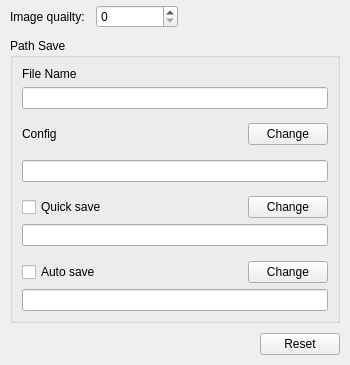
<?xml version="1.0" encoding="UTF-8"?>
<ui version="4.0">
 <class>TabOutput</class>
 <widget class="QWidget" name="TabOutput">
  <property name="geometry">
   <rect>
    <x>0</x>
    <y>0</y>
    <width>350</width>
    <height>365</height>
   </rect>
  </property>
  <property name="minimumSize">
   <size>
    <width>350</width>
    <height>360</height>
   </size>
  </property>
  <property name="windowTitle">
   <string>Form</string>
  </property>
  <layout class="QHBoxLayout" name="horizontalLayout_4">
   <property name="spacing">
    <number>0</number>
   </property>
   <property name="leftMargin">
    <number>0</number>
   </property>
   <property name="topMargin">
    <number>0</number>
   </property>
   <property name="rightMargin">
    <number>0</number>
   </property>
   <property name="bottomMargin">
    <number>0</number>
   </property>
   <item>
    <layout class="QGridLayout" name="gridLayout_2">
     <property name="leftMargin">
      <number>10</number>
     </property>
     <property name="topMargin">
      <number>5</number>
     </property>
     <property name="rightMargin">
      <number>10</number>
     </property>
     <property name="bottomMargin">
      <number>10</number>
     </property>
     <property name="spacing">
      <number>5</number>
     </property>
     <item row="0" column="0">
      <layout class="QHBoxLayout" name="horizontalLayout_2" stretch="1,1,2">
       <item>
        <widget class="QLabel" name="label">
         <property name="text">
          <string>Image quailty:</string>
         </property>
         <property name="alignment">
          <set>Qt::AlignLeading|Qt::AlignLeft|Qt::AlignVCenter</set>
         </property>
        </widget>
       </item>
       <item>
        <widget class="QSpinBox" name="spinBox"/>
       </item>
       <item>
        <spacer name="horizontalSpacer">
         <property name="orientation">
          <enum>Qt::Horizontal</enum>
         </property>
         <property name="sizeHint" stdset="0">
          <size>
           <width>40</width>
           <height>20</height>
          </size>
         </property>
        </spacer>
       </item>
      </layout>
     </item>
     <item row="4" column="0">
      <layout class="QHBoxLayout" name="horizontalLayout" stretch="7,0">
       <property name="spacing">
        <number>0</number>
       </property>
       <item>
        <spacer name="horizontalSpacer_2">
         <property name="orientation">
          <enum>Qt::Horizontal</enum>
         </property>
         <property name="sizeHint" stdset="0">
          <size>
           <width>40</width>
           <height>20</height>
          </size>
         </property>
        </spacer>
       </item>
       <item>
        <widget class="QPushButton" name="pushButton">
         <property name="maximumSize">
          <size>
           <width>80</width>
           <height>16777215</height>
          </size>
         </property>
         <property name="text">
          <string>Reset</string>
         </property>
        </widget>
       </item>
      </layout>
     </item>
     <item row="2" column="0">
      <widget class="QGroupBox" name="groupBox">
       <property name="title">
        <string>Path Save</string>
       </property>
       <layout class="QHBoxLayout" name="horizontalLayout_3">
        <item>
         <layout class="QGridLayout" name="gridLayout">
          <item row="7" column="2">
           <widget class="QPushButton" name="pushButton_3">
            <property name="maximumSize">
             <size>
              <width>80</width>
              <height>16777215</height>
             </size>
            </property>
            <property name="text">
             <string>Change</string>
            </property>
           </widget>
          </item>
          <item row="11" column="0" colspan="3">
           <widget class="QLineEdit" name="lineEdit_4"/>
          </item>
          <item row="10" column="0" colspan="2">
           <widget class="QCheckBox" name="checkBox_3">
            <property name="text">
             <string>Auto save</string>
            </property>
           </widget>
          </item>
          <item row="5" column="0" colspan="3">
           <widget class="QLineEdit" name="lineEdit_2"/>
          </item>
          <item row="3" column="2">
           <widget class="QPushButton" name="pushButton_2">
            <property name="maximumSize">
             <size>
              <width>80</width>
              <height>16777215</height>
             </size>
            </property>
            <property name="text">
             <string>Change</string>
            </property>
           </widget>
          </item>
          <item row="1" column="0" colspan="3">
           <widget class="QLineEdit" name="lineEdit"/>
          </item>
          <item row="9" column="0">
           <spacer name="verticalSpacer_3">
            <property name="orientation">
             <enum>Qt::Vertical</enum>
            </property>
            <property name="sizeHint" stdset="0">
             <size>
              <width>20</width>
              <height>10</height>
             </size>
            </property>
           </spacer>
          </item>
          <item row="7" column="0" colspan="2">
           <widget class="QCheckBox" name="checkBox_2">
            <property name="text">
             <string>Quick save</string>
            </property>
           </widget>
          </item>
          <item row="4" column="0">
           <spacer name="verticalSpacer_2">
            <property name="orientation">
             <enum>Qt::Vertical</enum>
            </property>
            <property name="sizeHint" stdset="0">
             <size>
              <width>20</width>
              <height>10</height>
             </size>
            </property>
           </spacer>
          </item>
          <item row="6" column="0">
           <spacer name="verticalSpacer_4">
            <property name="orientation">
             <enum>Qt::Vertical</enum>
            </property>
            <property name="sizeHint" stdset="0">
             <size>
              <width>20</width>
              <height>10</height>
             </size>
            </property>
           </spacer>
          </item>
          <item row="10" column="2">
           <widget class="QPushButton" name="pushButton_4">
            <property name="maximumSize">
             <size>
              <width>80</width>
              <height>16777215</height>
             </size>
            </property>
            <property name="text">
             <string>Change</string>
            </property>
           </widget>
          </item>
          <item row="8" column="0" colspan="3">
           <widget class="QLineEdit" name="lineEdit_3"/>
          </item>
          <item row="2" column="0">
           <spacer name="verticalSpacer_5">
            <property name="orientation">
             <enum>Qt::Vertical</enum>
            </property>
            <property name="sizeHint" stdset="0">
             <size>
              <width>20</width>
              <height>10</height>
             </size>
            </property>
           </spacer>
          </item>
          <item row="3" column="0" colspan="2">
           <widget class="QLabel" name="label_3">
            <property name="text">
             <string>Config</string>
            </property>
            <property name="alignment">
             <set>Qt::AlignLeading|Qt::AlignLeft|Qt::AlignVCenter</set>
            </property>
           </widget>
          </item>
          <item row="0" column="0" colspan="2">
           <widget class="QLabel" name="label_2">
            <property name="text">
             <string>File Name</string>
            </property>
            <property name="alignment">
             <set>Qt::AlignLeading|Qt::AlignLeft|Qt::AlignVCenter</set>
            </property>
           </widget>
          </item>
         </layout>
        </item>
       </layout>
      </widget>
     </item>
     <item row="3" column="0">
      <spacer name="verticalSpacer">
       <property name="orientation">
        <enum>Qt::Vertical</enum>
       </property>
       <property name="sizeHint" stdset="0">
        <size>
         <width>20</width>
         <height>10</height>
        </size>
       </property>
      </spacer>
     </item>
     <item row="1" column="0">
      <spacer name="verticalSpacer_6">
       <property name="orientation">
        <enum>Qt::Vertical</enum>
       </property>
       <property name="sizeHint" stdset="0">
        <size>
         <width>20</width>
         <height>10</height>
        </size>
       </property>
      </spacer>
     </item>
    </layout>
   </item>
  </layout>
 </widget>
 <resources/>
 <connections/>
</ui>
